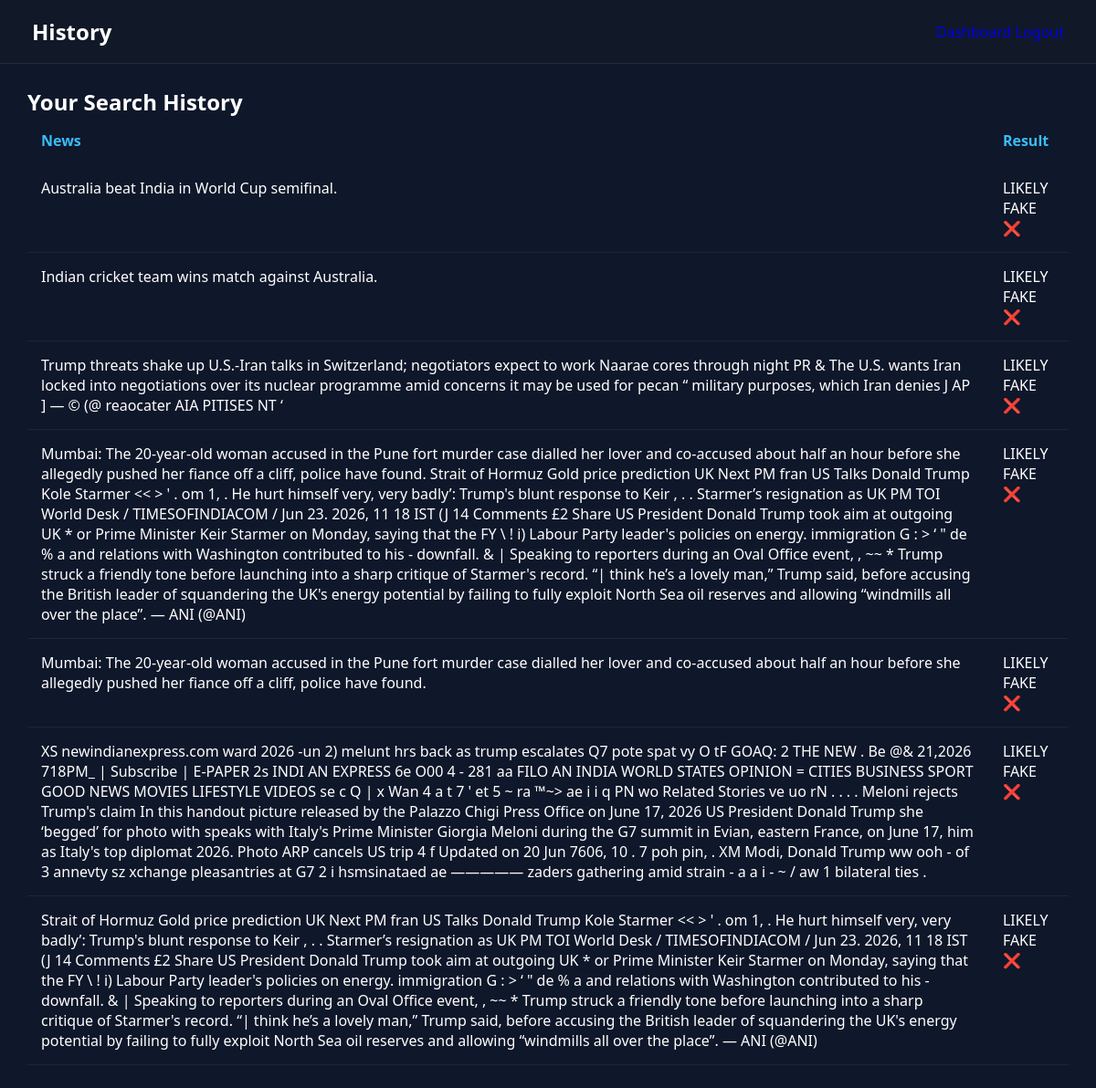
Screenshot of /history (signed in) with the database file from the repository.
### tables this page shows
CREATE TABLE history
                 (id INTEGER PRIMARY KEY, username TEXT, news TEXT, result TEXT);

### app.py (the view)
@app.route("/history")
def history():
    if "user" not in session:
        return redirect("/login")
    data = db.get_history(session["user"])
    return render_template(
        "history.html",
        data=data
    )

### database.py (called while the page is built)
def get_history(username):
    conn = sqlite3.connect("users.db")
    c = conn.cursor()
    c.execute("""
        SELECT news,
               result
        FROM history
        WHERE username=?
        ORDER BY id DESC
    """, (username,))
    data = c.fetchall()
    conn.close()
    return data

### templates/history.html (shortened to what this page needs)
<!DOCTYPE html>
<html>
<head>
    <link rel="stylesheet" href="/static/style.css">
</head>
<body>
<div class="navbar">
    <h2>History</h2>
    <div>
        <a href="/home">Dashboard</a>
        <a href="/logout">Logout</a>
    </div>
</div>
<div class="container">
    <h2>Your Search History</h2>
    <table>
        <tr>
            <th>News</th>
            <th>Result</th>
        </tr>
        {% for news, result in data %}
        <tr>
            <td>{{ news }}</td>
            <td>
                {% if "REAL" in result %}
                    <span class="badge-real">{{ result }}</span>
                {% elif "FAKE" in result %}
                    <span class="badge-fake">{{ result }}</span>
                {% else %}
                    <span class="badge-uncertain">{{ result }}</span>
                {% endif %}
            </td>
        </tr>
        {% endfor %}
    </table>
</div>
</body>
</html>

### static/style.css (style rules this page uses)
* { margin:0; padding:0; box-sizing:border-box; }
body { background:#0f172a; color:#ffffff; font-family:'Segoe UI',sans-serif; min-height:100vh; }
a { text-decoration:none; }
.navbar { display:flex; justify-content:space-between; align-items:center; padding:18px 35px; background:#111827; border-bottom:1px solid rgba(255,255,255,0.08); position:sticky; top:0; z-index:100; }
.container { width:95%; max-width:1400px; margin:auto; padding:25px 0; }
table { width:100%; border-collapse:collapse; }
th { color:#38bdf8; text-align:left; padding:15px; }
td { padding:15px; border-bottom:1px solid rgba(255,255,255,0.06); vertical-align:top; }

### rows the page displays
history: news "Australia beat India in World Cup semifinal.", result "LIKELY FAKE ❌"
history: news "Indian cricket team wins match against Australia.", result "LIKELY FAKE ❌"
history: news "Trump threats shake up U.S.-Iran talks in Switzerland; negotiators expect to work Naarae cores through night PR & The U.S. wants Iran locked into negotiations over its nuclear programme amid concerns it may be used for pecan “ military purposes, which Iran denies J AP ] — © (@ reaocater AIA PITISES NT ‘", result "LIKELY FAKE ❌"
history: news "Mumbai: The 20-year-old woman accused in the Pune fort murder case dialled her lover and co-accused about half an hour before she allegedly pushed her fiance off a cliff, police have found. Strait of Hormuz Gold price prediction UK Next PM fran US Talks Donald Trump Kole Starmer << > ' . om 1, . He hurt himself very, very badly’: Trump's blunt response to Keir , . . Starmer’s resignation as UK PM TOI World Desk / TIMESOFINDIACOM / Jun 23. 2026, 11 18 IST (J 14 Comments £2 Share US President Donald Trump took aim at outgoing UK * or Prime Minister Keir Starmer on Monday, saying that the FY \\ ! i) Labour Party leader's policies on energy. immigration G : > ‘ \" de % a and relations with…", result "LIKELY FAKE ❌"
history: news "Mumbai: The 20-year-old woman accused in the Pune fort murder case dialled her lover and co-accused about half an hour before she allegedly pushed her fiance off a cliff, police have found.", result "LIKELY FAKE ❌"
history: news "XS newindianexpress.com ward 2026 -un 2) melunt hrs back as trump escalates Q7 pote spat vy O tF GOAQ: 2 THE NEW . Be @& 21,2026 718PM_ | Subscribe | E-PAPER 2s INDI AN EXPRESS 6e O00 4 - 281 aa FILO AN INDIA WORLD STATES OPINION = CITIES BUSINESS SPORT GOOD NEWS MOVIES LIFESTYLE VIDEOS se c Q | x Wan 4 a t 7 ' et 5 ~ ra ™~> ae i i q PN wo Related Stories ve uo rN . . . . Meloni rejects Trump's claim In this handout picture released by the Palazzo Chigi Press Office on June 17, 2026 US President Donald Trump she ‘begged’ for photo with speaks with Italy's Prime Minister Giorgia Meloni during the G7 summit in Evian, eastern France, on June 17, him as Italy's top diplomat 2026. Photo ARP…", result "LIKELY FAKE ❌"
history: news "Strait of Hormuz Gold price prediction UK Next PM fran US Talks Donald Trump Kole Starmer << > ' . om 1, . He hurt himself very, very badly’: Trump's blunt response to Keir , . . Starmer’s resignation as UK PM TOI World Desk / TIMESOFINDIACOM / Jun 23. 2026, 11 18 IST (J 14 Comments £2 Share US President Donald Trump took aim at outgoing UK * or Prime Minister Keir Starmer on Monday, saying that the FY \\ ! i) Labour Party leader's policies on energy. immigration G : > ‘ \" de % a and relations with Washington contributed to his - downfall. & | Speaking to reporters during an Oval Office event, , ~~ * Trump struck a friendly tone before launching into a sharp critique of Starmer's record. “|…", result "LIKELY FAKE ❌"
